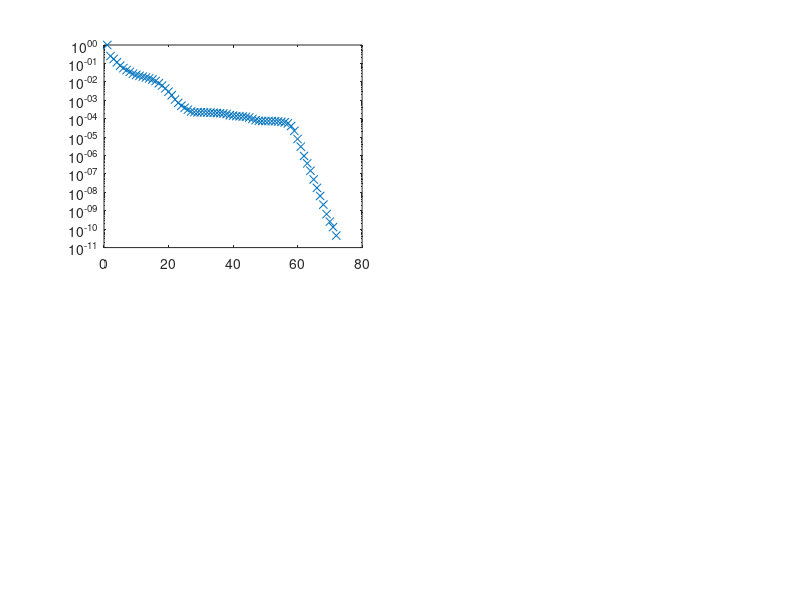

Write the MATLAB code that produced this figure. (Note: this script raises an error after producing the figure.)
clear all;
close all;
load mat1.mat;

tol = 1e-10;
n = size(A, 1);
maxit = 2*n;
x0 = zeros(n,1);

[M11,M21] = ilu(A);

M12 = diag(diag(A));
M22 = eye(n);

M13 = eye(n);
M23 = M13';

M14 = ichol(A);
M24 = M14';
figure

%% %%%%%%%%%%%%%%%%%%%%%%%%%%%%%%%%%%%%%%%%%%%%%%%%%%%%%%%%%%%%%%%%%%%%%%%%
% test avec m > iter == gmres

subplot(2,2,1)
normRHS = norm(M21\(M11\b));
[x, flag, resrel, iter, resvec] = gmres(A, b, [], tol, maxit, M11, M21, x0);

fprintf(' flag : %5d \n', flag);
fprintf(' nbiter : %5d \n', iter);
fprintf(' résidu relatif: %3.1e \n', resrel);
semilogy(resvec/normRHS, 'x');
hold on;

m = 30;
[x, flag, resrel, iter, resvec] = pGMRES(A, b, 0, tol, maxit, M11, M21, x0);
fprintf(' flag : %5d \n', flag);
fprintf(' nbiter : %5d \n', iter);
fprintf(' résidu relatif: %3.1e \n', resrel);
semilogy(resvec/normRHS, 'o');
title(['mat1, tol = 1e-10, ilu precondtionner'],'FontSize',12);
legend('gmres', ['dqgmres(',num2str(m),')']);
%% %%%%%%%%%%%%%%%%%%%%%%%%%%%%%%%%%%%%%%%%%%%%%%%%%%%%%%%%%%%%%%%%%%%%%%%%

subplot(2,2,2)
normRHS = norm(M22\(M12\b));
[x, flag, resrel, iter, resvec] = gmres(A, b, [], tol, maxit, M12, M22, x0);

fprintf(' flag : %5d \n', flag);
fprintf(' nbiter : %5d \n', iter);
fprintf(' résidu relatif: %3.1e \n', resrel);
semilogy(resvec/normRHS, 'x');
hold on;

m = 30;
[x, flag, resrel, iter, resvec] = pGMRES(A, b, 0, tol, maxit, M12, M22, x0);
fprintf(' flag : %5d \n', flag);
fprintf(' nbiter : %5d \n', iter);
fprintf(' résidu relatif: %3.1e \n', resrel);
semilogy(resvec/normRHS, 'o');
title(['mat1, tol = 1e-10, diagonal'])
legend('gmres', ['pgmres(',num2str(m),')']);
%% %%%%%%%%%%%%%%%%%%%%%%%%%%%%%%%%%%%%%%%%%%%%%%%%%%%%%%%%%%%%%%%%%%%%%%%%

subplot(2,2,3)
normRHS = norm(M23\(M13\b));
[x, flag, resrel, iter, resvec] = gmres(A, b, [], tol, maxit, M13, M23, x0);

fprintf(' flag : %5d \n', flag);
fprintf(' nbiter : %5d \n', iter);
fprintf(' résidu relatif: %3.1e \n', resrel);
semilogy(resvec/normRHS, 'x');
hold on;

m = 30;
[x, flag, resrel, iter, resvec] = pGMRES(A, b, 0, tol, maxit, M13, M23, x0);
fprintf(' flag : %5d \n', flag);
fprintf(' nbiter : %5d \n', iter);
fprintf(' résidu relatif: %3.1e \n', resrel);
semilogy(resvec/normRHS, 'o');
title(['mat1, tol = 1e-10, none'])
legend('gmres', ['pgmres(',num2str(m),')']);

%% %%%%%%%%%%%%%%%%%%%%%%%%%%%%%%%%%%%%%%%%%%%%%%%%%%%%%%%%%%%%%%%%%%%%%%%%

subplot(2,2,4)
normRHS = norm(M24\(M14\b));
[x, flag, resrel, iter, resvec] = gmres(A, b, [], tol, maxit, M14, M24, x0);

fprintf(' flag : %5d \n', flag);
fprintf(' nbiter : %5d \n', iter);
fprintf(' résidu relatif: %3.1e \n', resrel);
semilogy(resvec/normRHS, 'x');
hold on;

m = 30;
[x, flag, resrel, iter, resvec] = pGMRES(A, b, 0, tol, maxit, M14, M24, x0);
fprintf(' flag : %5d \n', flag);
fprintf(' nbiter : %5d \n', iter);
fprintf(' résidu relatif: %3.1e \n', resrel);
semilogy(resvec/normRHS, 'o');
title(['mat1, tol = 1e-10, chol'])
legend('gmres', ['pgmres(',num2str(m),')']);